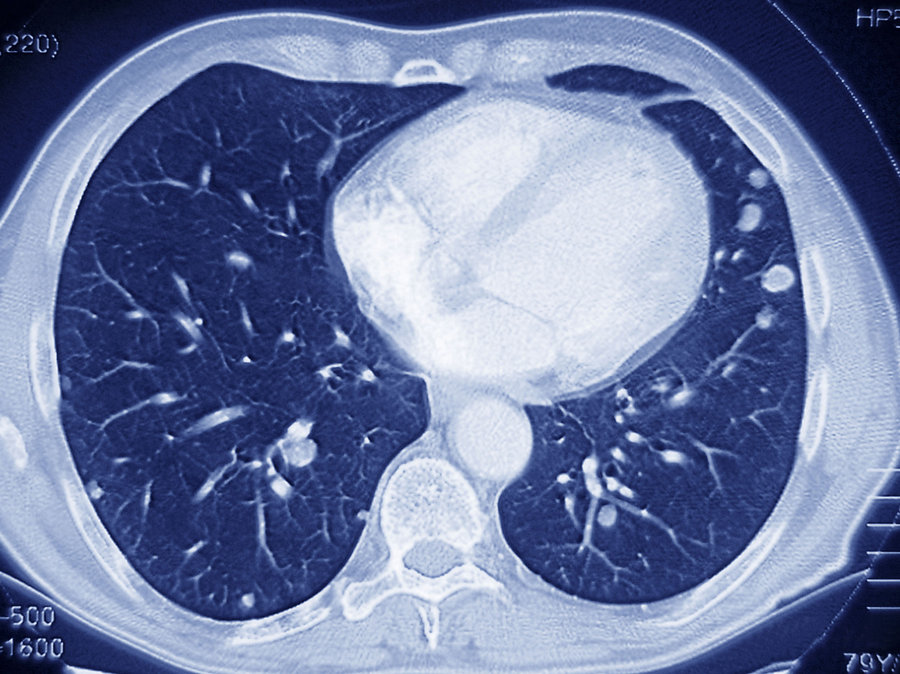
#> input picture notebooks/OpenCV/images/lung-color.jpg, 900 x 674 px
$ jupyter execute OpenCV_test.ipynb
#> lines starting #> are read from the running program, lines starting #| are printed output that depends on the picture
[cell 1]
import numpy as np
import matplotlib.pyplot as plt
import cv2

[cell 2]
img1 = cv2.imread('images/lung-color.jpg',cv2.IMREAD_COLOR)
#> img1 is the input picture: shape (674, 900, 3); mean B, G, R 160.9, 122.2, 109.5

[cell 3]
cv2.imshow('image',img1)

[cell 4]
cv2.waitKey(0)

[cell 5]
img = cv2.imread('images/lung-color.jpg',cv2.IMREAD_GRAYSCALE)
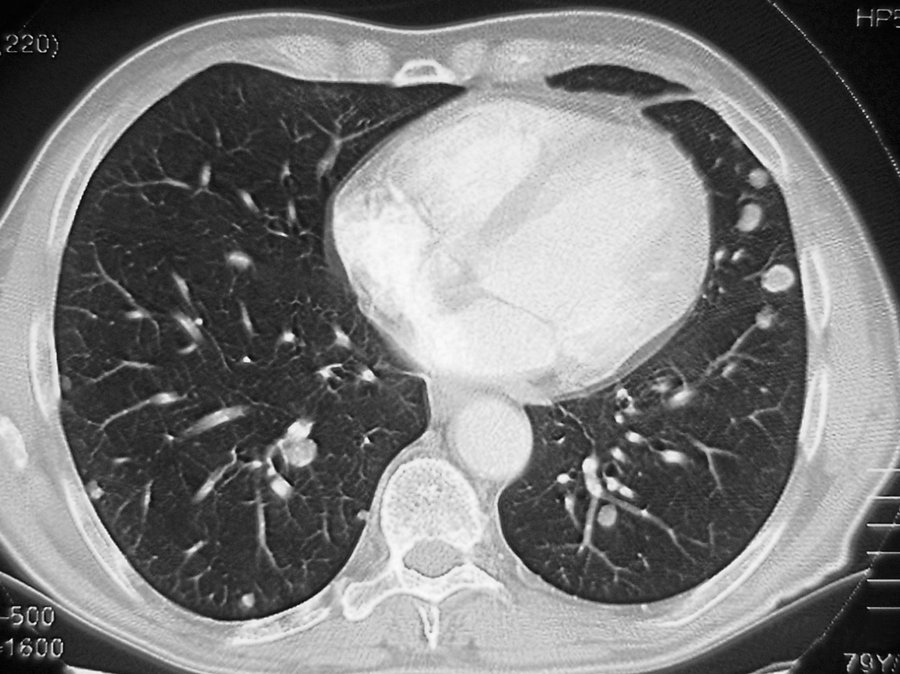
#> img: shape (674, 900); min 0, max 255, mean 122.8

[cell 6]
cv2.imshow('image',img)

[cell 7]
cv2.waitKey(0)

[cell 8]
cv2.destroyAllWindows()

[cell 9]
plt.imshow(img, cmap = 'gray', interpolation = 'bicubic')

[cell 10]
plt.plot([550,420],[100,600], 'c', linewidth=3)
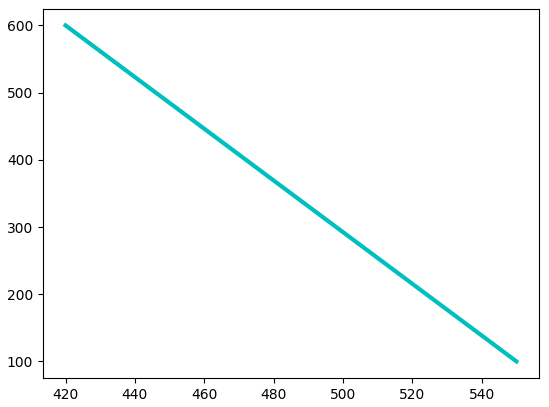
#> figure drawn by matplotlib, 1 panel

[cell 11]
plt.show()

[cell 12]
cv2.imwrite('update-lung-gray.jpg',img)
#> Out = True

$ run again, with notebooks/OpenCV/images/cat_faces.jpg copied over notebooks/OpenCV/images/lung-color.jpg
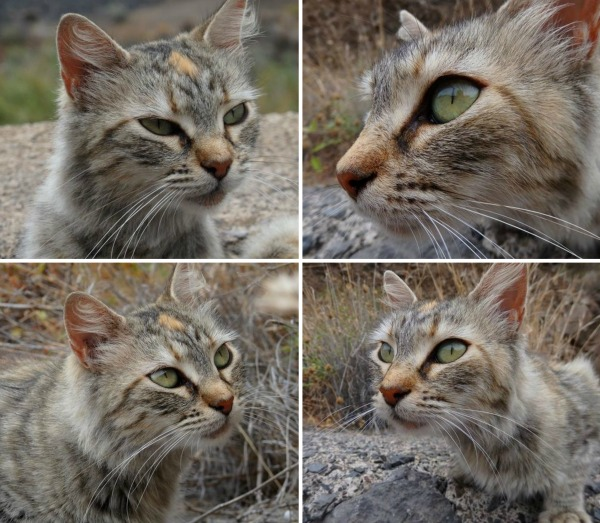
#> input picture notebooks/OpenCV/images/cat_faces.jpg, 600 x 523 px
#> img1 is the input picture: shape (523, 600, 3); mean B, G, R 98.9, 108.7, 116.3
#> `img = cv2.imread('images/lung-color.jpg',cv2.IMREAD_GRAYSCALE)`:
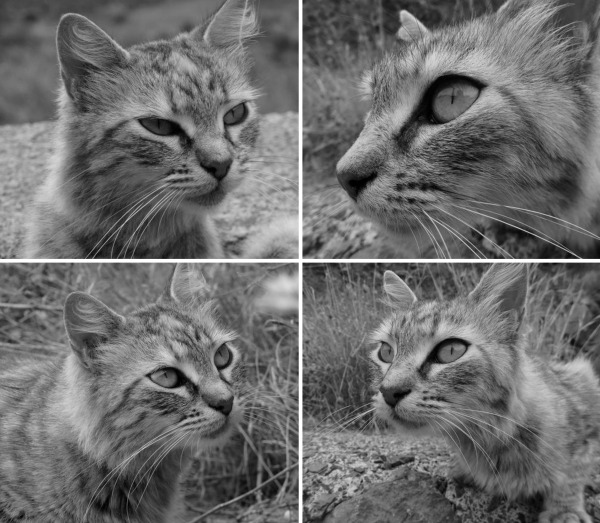
#> img: shape (523, 600); min 0, max 255, mean 109.9
#> Out = True

$ run again, with notebooks/OpenCV/images/face.jpg copied over notebooks/OpenCV/images/lung-color.jpg
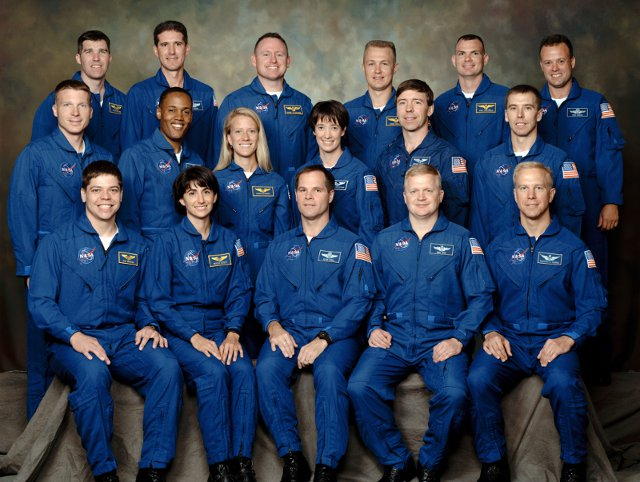
#> input picture notebooks/OpenCV/images/face.jpg, 640 x 482 px
#> img1 is the input picture: shape (482, 640, 3); mean B, G, R 83.9, 64.2, 52
#> `img = cv2.imread('images/lung-color.jpg',cv2.IMREAD_GRAYSCALE)`:
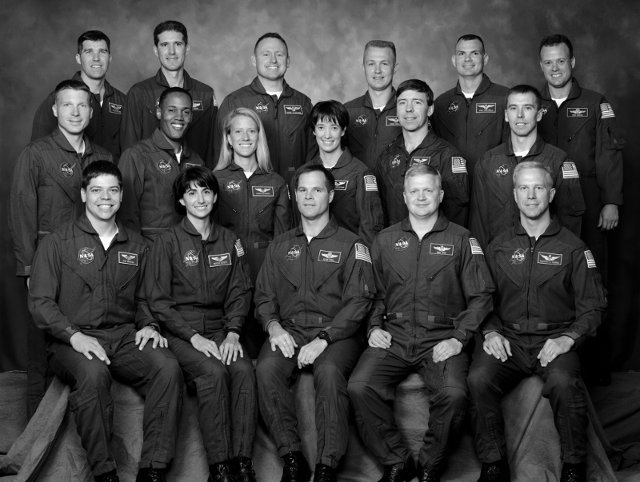
#> img: shape (482, 640); min 0, max 255, mean 62.7
#> Out = True
